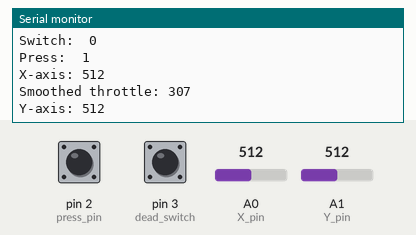
A sketch run on a simulated Arduino Uno, built with avr-gcc and run on an emulated ATmega328P. On the bench: the last lines printed to the serial monitor. The inputs (shaded band) are chosen by the test bench; at power-on: A0 (X_pin) = 512, A1 (Y_pin) = 512, pin 2 (press_pin) HIGH, pin 3 (dead_switch) LOW.

Above: at 1.2 s.
1.3 s: A0 (X_pin) set to 716
At 1.63 s:
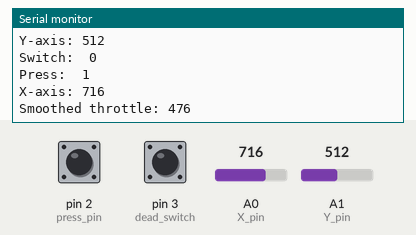
2.8 s: A1 (Y_pin) set to 716
At 2.85 s:
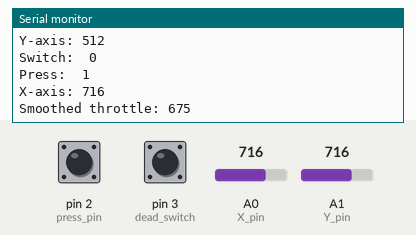
4.3 s: pin 2 (press_pin) pulled LOW for 0.15 s
5.9 s: pin 3 (dead_switch) pulled HIGH for 0.15 s
9.0 s: A0 (X_pin) set to 900
At 9.16 s:
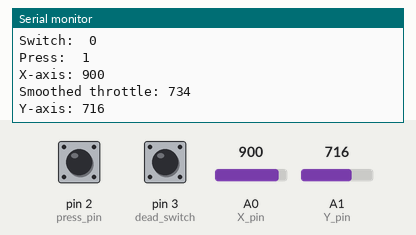
10.5 s: A1 (Y_pin) set to 900
At 10.58 s:
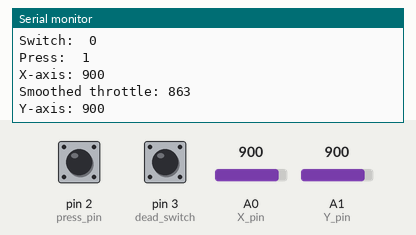
Timing chart, 0 to 13.0 s (numbered marks = the images above; inputs shaded):
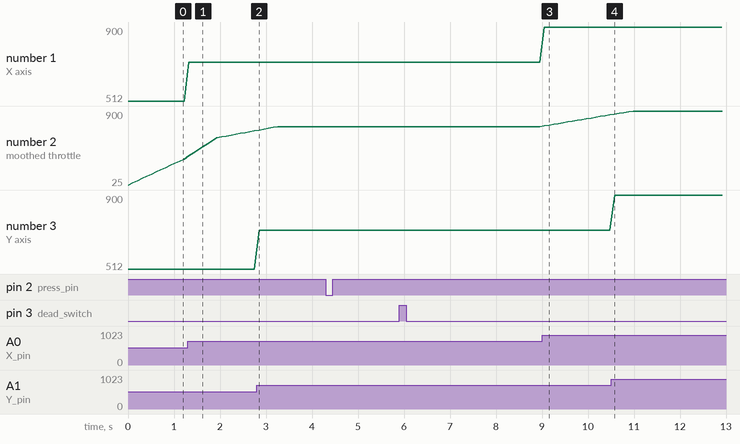

The sketch:

elb_joystick_test.ino
```cpp
// Arduino pin numbers
const int dead_switch = 3; // digital pin connected to switch output
const int press_pin = 2; // digital pin connected to joystick press output
const int X_pin = 0; // analog pin connected to X output
const int Y_pin = 1; // analog pin connected to Y output

// values of our inputs
int dead_switch_val = 0;
int press_pin_val = 0;
int X_val = 0;
int Y_val = 0;

// smoothing of the throttle command averaging
const int numReadings = 20;

int readings[numReadings];      // the readings from the analog input
int readIndex = 0;              // the index of the current reading
int total = 0;                  // the running total
int throttle_avg = 0;                // the average

void setup() {
  pinMode(dead_switch, INPUT);
  pinMode(press_pin, INPUT);
  digitalWrite(press_pin, HIGH); // why's this here?
  Serial.begin(115200);

  // initialize the throttle smoothing array to 0
  for (int thisReading = 0; thisReading < numReadings; thisReading++) {
    readings[thisReading] = 0;
  }

}

void loop() {
  // Read from switches and pots
  dead_switch_val = digitalRead(dead_switch);
  press_pin_val  = digitalRead(press_pin);
  X_val = analogRead(X_pin);
  Y_val = analogRead(Y_pin);

  // smoothly ramp the throttle according to some time constant
  // subtract the last reading
  total = total - readings[readIndex];
  // read from the sensor
  readings[readIndex] = X_val;
  // add the reading to the total
  total = total + readings[readIndex];
  // advance to the next position in the array
  readIndex = readIndex + 1;

  // if we're at the end of the array wrap around to the beginning
  if (readIndex >= numReadings) {
    readIndex = 0;
  }

  // calculate the throttle average
  throttle_avg = total / numReadings;

  // Serial output of all the controller inputs
  Serial.print("Switch:  ");
  Serial.print(digitalRead(dead_switch));
  Serial.print("\n");

  Serial.print("Press:  ");
  Serial.print(digitalRead(press_pin));
  Serial.print("\n");

  Serial.print("X-axis: ");
  Serial.print(analogRead(X_pin));
  Serial.print("\n");

  Serial.print("Smoothed throttle: ");
  Serial.print(throttle_avg);
  Serial.print("\n");

  Serial.print("Y-axis: ");
  Serial.println(analogRead(Y_pin));
  Serial.print("\n\n");

  delay(100); // milliseconds, 10Hz main loop
}
```

Measured:
- after the input at 1.3 s, the serial monitor: prints a new line at once (image 1)
- after the input at 9.0 s, the serial monitor: prints a new line after 0.05 s (image 3)
- after the input at 10.5 s, the serial monitor: prints a new line after 0.08 s (image 4)
- plotted number 1: 512 → 716 after the input at 1.3 s, 716 → 900 after the input at 9.0 s
- plotted number 2: 332 → 665 after the input at 1.3 s, 716 → 854 after the input at 9.0 s
